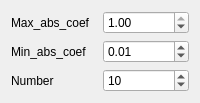
             <widget class="QWidget" name="correlation">
              <layout class="QGridLayout" name="gridLayout_16">
               <item row="1" column="2">
                <widget class="QDoubleSpinBox" name="doubleSpinBox_correlation_minabscoef">
                 <property name="maximum">
                  <double>1.000000000000000</double>
                 </property>
                 <property name="singleStep">
                  <double>0.100000000000000</double>
                 </property>
                 <property name="value">
                  <double>0.010000000000000</double>
                 </property>
                </widget>
               </item>
               <item row="0" column="0">
                <widget class="QLabel" name="label_7">
                 <property name="text">
                  <string>Max_abs_coef</string>
                 </property>
                </widget>
               </item>
               <item row="2" column="0">
                <widget class="QLabel" name="label_21">
                 <property name="text">
                  <string>Number</string>
                 </property>
                </widget>
               </item>
               <item row="0" column="2">
                <widget class="QDoubleSpinBox" name="doubleSpinBox_correlation_maxabscoef">
                 <property name="maximum">
                  <double>1.000000000000000</double>
                 </property>
                 <property name="singleStep">
                  <double>0.100000000000000</double>
                 </property>
                 <property name="value">
                  <double>1.000000000000000</double>
                 </property>
                </widget>
               </item>
               <item row="2" column="2">
                <widget class="QSpinBox" name="spinBox_correlation_num">
                 <property name="maximum">
                  <number>10000</number>
                 </property>
                 <property name="singleStep">
                  <number>5</number>
                 </property>
                 <property name="value">
                  <number>10</number>
                 </property>
                </widget>
               </item>
               <item row="1" column="0">
                <widget class="QLabel" name="label_8">
                 <property name="text">
                  <string>Min_abs_coef</string>
                 </property>
                </widget>
               </item>
              </layout>
             </widget>
